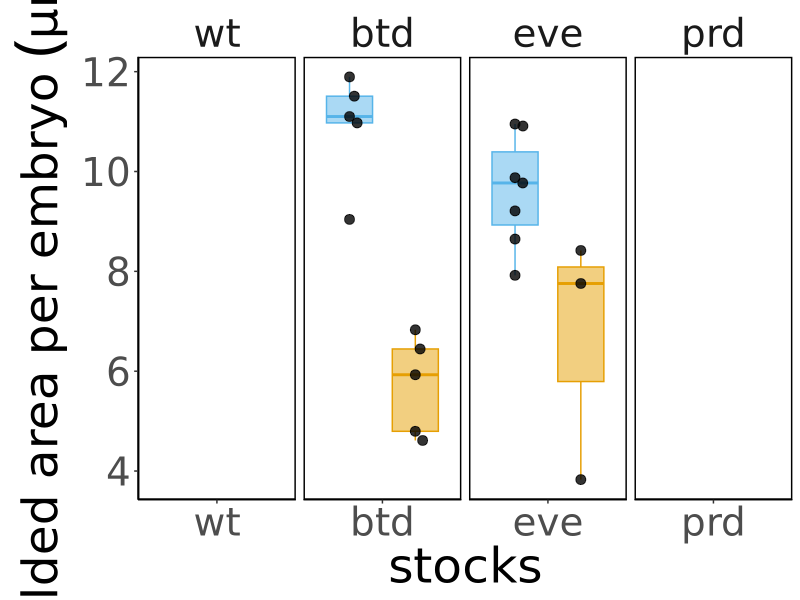
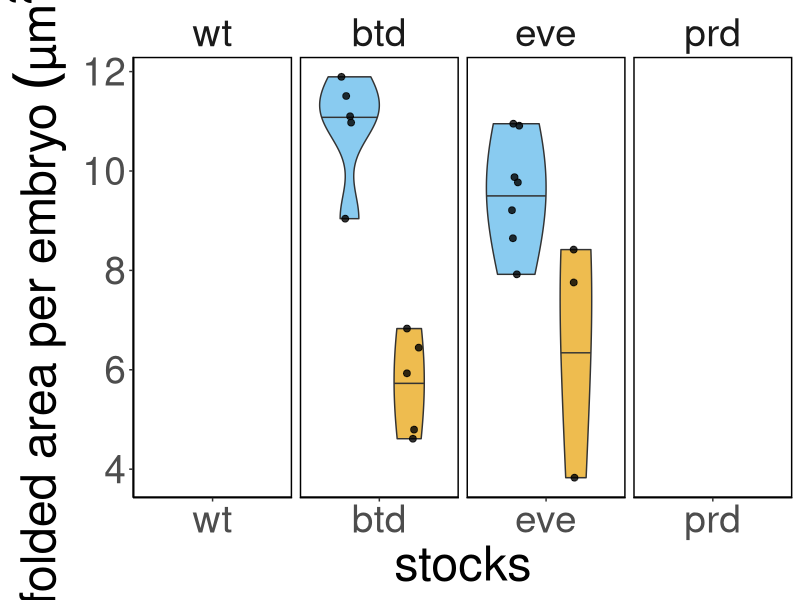
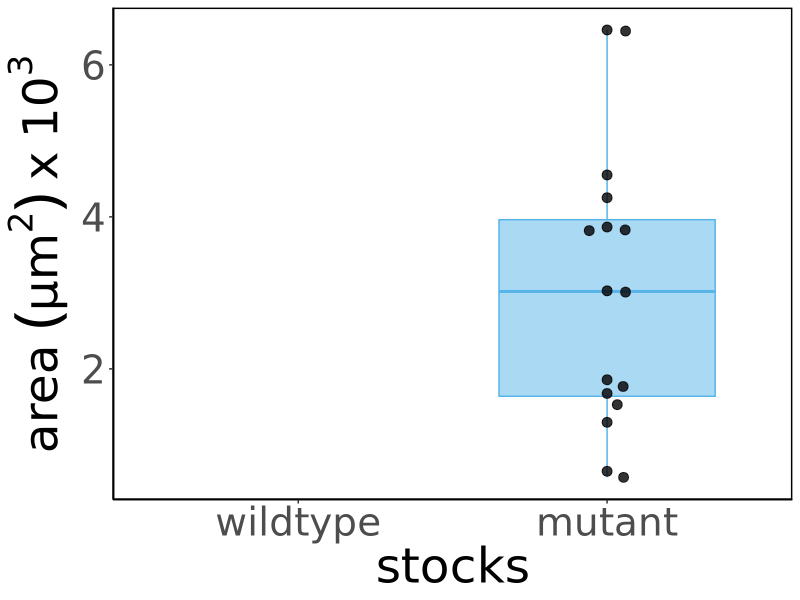
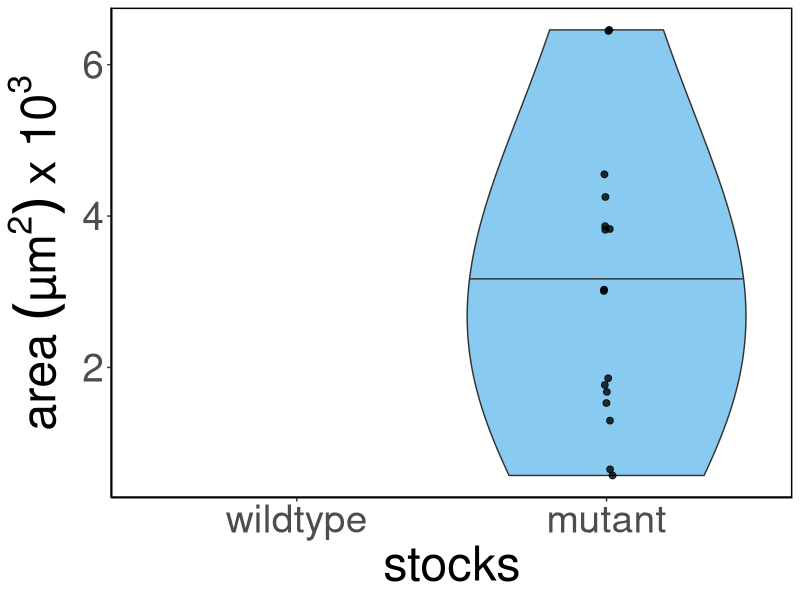
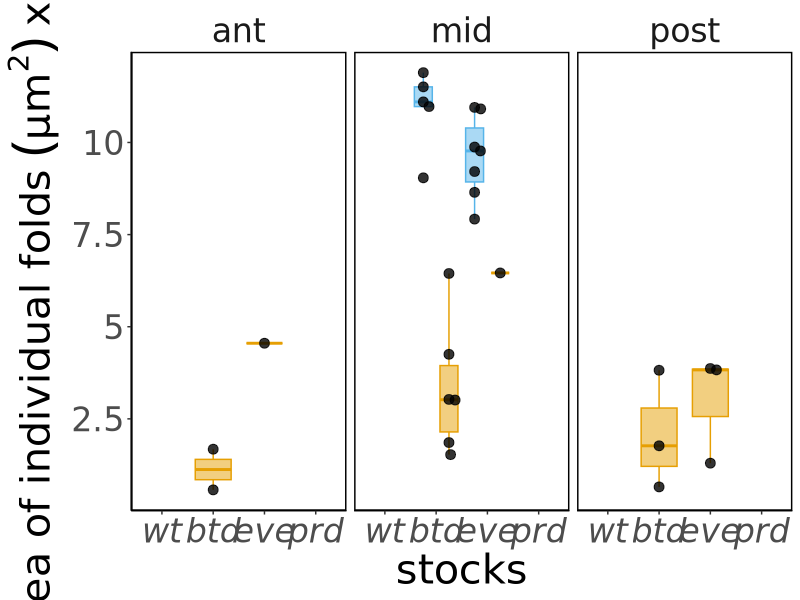
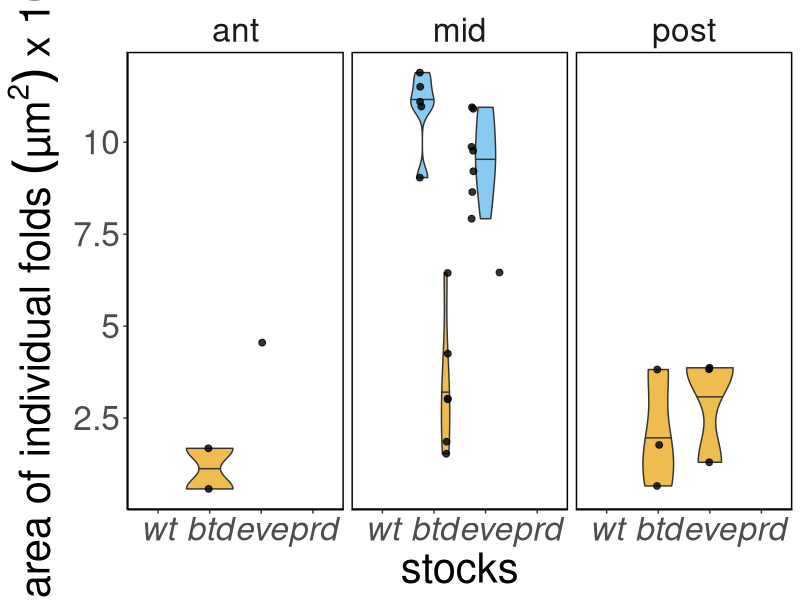
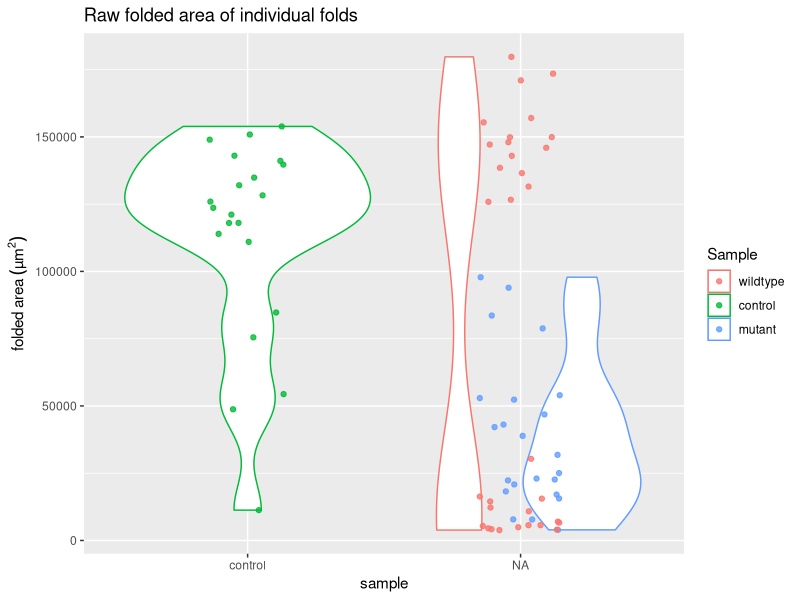
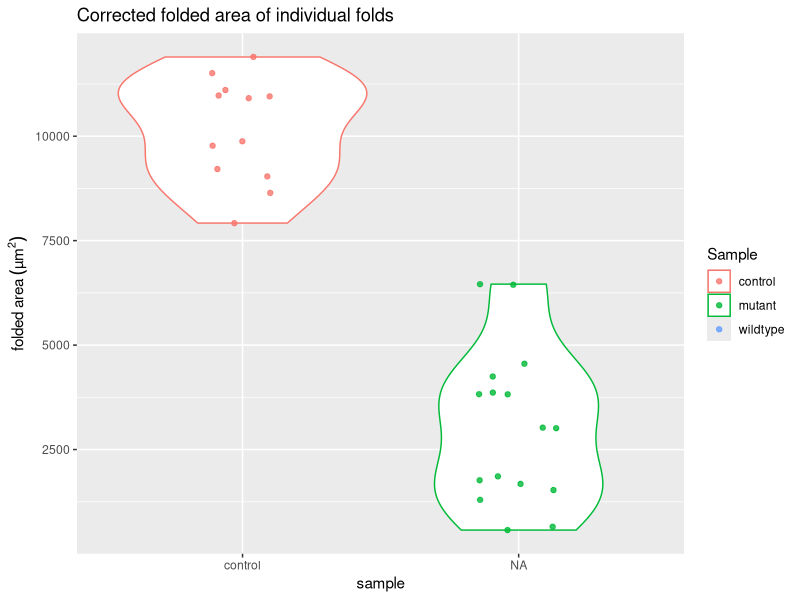

Here is the R script that generated these plots, in order: (Note: this script raises an error after producing the figures.)
## ---- chunk 1
knitr::opts_chunk$set(echo = TRUE, tidy = TRUE, cache = FALSE)
knitr::opts_knit$set(root.dir = "~/Dropbox/Projects/Cephalic_furrow/7-Paper/1-analyses/folded-area")
library(ggplot2)
library(ggbeeswarm)
## ---- chunk 2
# Load raw ROI measurements from ImageJ
results <- read.delim("results.txt")

# Remove slice number from the labels
results$Label <- gsub(":1", "", results$Label)

# Split label at "_s" to get the embryo name. sapply gets all first elements of the split.
results$Embryo <- sapply(strsplit(results$Label, "_s"), "[", 1)

# Remove "_CARE" from embryo name
results$Embryo <- gsub("_CARE", "", results$Embryo)

# Add columns with sample information (needs manual update for new ROIs)
#results$Stock <- substring(results$Label, 1, 3)

# Load sample info and merge with results
samples <- read.delim("samples.csv", sep = ",")
results <- merge(results, samples, by = "Label", all.x = TRUE)

# Load corrected area measurements for cartographic projections
corrected <- read.delim("corrected_results.txt", sep = "")
colnames(corrected) <- c("Label", "AreaCorr")

# Merge corrected area to results
results <- merge(results, corrected, by = "Label", all.x = TRUE)

# Transform data frame to order the stock for plotting
results <- transform(results, Stock=factor(Stock, levels = c("wt", "btd", "eve", "prd")))

# Quick fix to add type of fold
results$Type <- "EF"
results[results$Stock == "wt" & results$Position == "mid",]$Type <- "CF"
results[results$Stock == "btd" & results$Genotype == "heterozygote",]$Type <- "CF"
results[results$Stock == "eve" & results$Genotype == "heterozygote",]$Type <- "CF"
results[results$Stock == "prd" & results$Genotype == "heterozygote",]$Type <- "CF"
results[results$Stock == "prd" & results$Position == "mid",]$Type <- "CF"

# Transform data frame to order the stock for plotting
results <- transform(results, Sample=factor(Sample, levels = c("wildtype", "control", "mutant")))

# Sum total folded area
area <- aggregate(results$Area, list(results$Embryo), sum)
colnames(area) <- c("Embryo", "Area")

# Sum total folded area corrected
areacorr <- aggregate(results$AreaCorr, list(results$Embryo), sum)
colnames(areacorr) <- c("Embryo", "AreaCorr")

# Count number of folds
nfold <- data.frame(table(results$Embryo))
colnames(nfold) <- c("Embryo", "Folds")

# Get sample information
embryos <- unique(results[, c("Embryo", "Stock", "Sample", "Genotype")])

# Merge datasets
total <- merge(area, areacorr, by = "Embryo", all.x = TRUE)
total <- merge(total, nfold, by = "Embryo", all.x = TRUE)
total <- merge(total, embryos, by = "Embryo", all.x = TRUE)

# Transform data frame to order the stock for plotting
total <- transform(total, Stock=factor(Stock, levels = c("wt", "btd", "eve", "prd")))
## ---- chunk 3
# Print btd embryos
sprintf("btd: embryos=%s (het=%s, hom=%s), folds=%s (het=%s, hom=%s)",
        length(embryos[embryos$Stock == "btd",]$Embryo), # total embryos
        length(embryos[embryos$Genotype == "heterozygote" & embryos$Stock == "btd",]$Embryo), # het embryos
        length(embryos[embryos$Genotype == "homozygote" & embryos$Stock == "btd",]$Embryo), # hom embryos
        
        length(results[results$Stock == "btd",]$Label), # total folds
        length(results[results$Genotype == "heterozygote" & results$Stock == "btd",]$Label), # het folds
        length(results[results$Genotype == "homozygote" & results$Stock == "btd",]$Label) # het folds
        )

# Print eve embryos
sprintf("eve: embryos=%s (het=%s, hom=%s), folds=%s (het=%s, hom=%s)",
        length(embryos[embryos$Stock == "eve",]$Embryo), # total embryos
        length(embryos[embryos$Genotype == "heterozygote" & embryos$Stock == "eve",]$Embryo), # het embryos
        length(embryos[embryos$Genotype == "homozygote" & embryos$Stock == "eve",]$Embryo), # hom embryos
        
        length(results[results$Stock == "eve",]$Label), # total folds
        length(results[results$Genotype == "heterozygote" & results$Stock == "eve",]$Label), # het folds
        length(results[results$Genotype == "homozygote" & results$Stock == "eve",]$Label) # het folds
        )

# Print prd embryos
sprintf("prd: embryos=%s (het=%s, hom=%s), folds=%s (het=%s, hom=%s)",
        length(embryos[embryos$Stock == "prd",]$Embryo), # total embryos
        length(embryos[embryos$Genotype == "heterozygote" & embryos$Stock == "prd",]$Embryo), # het embryos
        length(embryos[embryos$Genotype == "homozygote" & embryos$Stock == "prd",]$Embryo), # hom embryos
        
        length(results[results$Stock == "prd",]$Label), # total folds
        length(results[results$Genotype == "heterozygote" & results$Stock == "prd",]$Label), # het folds
        length(results[results$Genotype == "homozygote" & results$Stock == "prd",]$Label) # het folds
        )

# Print wt embryos
sprintf(" wt: embryos=%s, folds=%s, ant=%s, mid=%s, post=%s",
        length(embryos[embryos$Stock == "wt",]$Embryo), # total embryos
        length(results[results$Stock == "wt",]$Label), # total folds
        length(results[results$Stock == "wt" & results$Position == "ant",]$Label), # anterior folds
        length(results[results$Stock == "wt" & results$Position == "mid",]$Label), # middle folds
        length(results[results$Stock == "wt" & results$Position == "post",]$Label) # posterior folds
        )
## ---- chunk 4
ggplot(total, aes(Stock, AreaCorr, fill = Genotype)) +
  geom_boxplot(aes(color = Genotype), show.legend = FALSE, alpha = 0.5, outlier.shape = NA, width = 0.7, position = position_dodge(width = 1.0)) +
  geom_point(alpha = 0.8, size = 3, show.legend = FALSE, position = position_beeswarm(priority = "descending", dodge.width = 1.0, cex = 6)) +
  scale_y_continuous(labels = function(x) x / 1000) +
  labs(x = "stocks", y = expression(paste("total folded area per embryo ", (µm^2)~x~10^3))) +
  facet_grid(cols = vars(Stock), scales = "free_x") +
  scale_fill_manual(values=c("#56b4e9", "#e69f03", "#cc79a7")) +
  scale_color_manual(values=c("#56b4e9", "#e69f03", "#cc79a7")) +
  theme_classic(base_family = "DejaVu Sans") +
  theme(text =  element_text(size = 35),
        strip.background = element_blank(),
        panel.background = element_rect(colour = "black", size=1),
        )
ggsave("4-plots/total-area-per-embryo.png", width = 12, height = 4)
ggsave("4-plots/total-area-per-embryo.svg", width = 12, height = 4)

## ---- chunk 5
library(ggbeeswarm)
ggplot(total, aes(Stock, AreaCorr, fill = Genotype)) +
  geom_violin(draw_quantiles = c("0.5"), show.legend = FALSE, trim = TRUE, alpha = 0.7, scale = "area", adjust = 2) +
  #geom_dotplot(fill = "black", color = "black", binaxis = "y", binwidth = 300, stackdir = "center", position = "dodge") +
  geom_point(alpha = 0.8, size = 2, show.legend = FALSE, position = position_jitterdodge(dodge.width = 1, jitter.width = 0.1)) +
  scale_y_continuous(labels = function(x) x / 1000) +
  labs(x = "stocks", y = expression(paste("total folded area per embryo ", (µm^2)~x~10^3))) +
  facet_grid(cols = vars(Stock), scales = "free_x") +
  scale_fill_manual(values=c("#56b4e9", "#e69f03", "#cc79a7")) +
  #scale_x_discrete(labels = c("wildtype", "heterozygote", "homozygote", "heterozygote", "homozygote")) +
  theme_classic() +
  theme(text =  element_text(size = 35),
        strip.background = element_blank(),
        panel.background = element_rect(colour = "black", size=1),
        #axis.text.x = element_text(face = "italic"),
        #legend.position = c(0.93,0.9),
        #legend.text = element_text(size = 20),
        #legend.title = element_text(size = 20),
        )
#ggsave("4-plots/total-area-per-embryo.png", width = 12, height = 4)
#ggsave("4-plots/total-area-per-embryo.svg", width = 12, height = 4)
## ---- chunk 6
ggplot(results[results$Stock != "prd" & results$Type == "EF",], aes(Sample, AreaCorr, fill = Sample)) +
  geom_boxplot(aes(color = Sample), show.legend = FALSE, alpha = 0.5, outlier.shape = NA, width = 0.7, position = position_dodge(width = 1.0)) +
  geom_point(alpha = 0.8, size = 3, show.legend = FALSE, position = position_beeswarm(priority = "descending", dodge.width = 1.0, cex = 3)) +
  scale_y_continuous(labels = function(x) x / 1000) +
  labs(x = "stocks", y = expression(paste("area ", (µm^2)~x~10^3))) +
  scale_fill_manual(values=c("#56b4e9", "#e69f03", "#cc79a7")) +
  scale_color_manual(values=c("#56b4e9", "#e69f03", "#cc79a7")) +
  theme_classic(base_family = "DejaVu Sans") +
  theme(text =  element_text(size = 35),
        strip.background = element_blank(),
        panel.background = element_rect(colour = "black", size=1)
        )
ggsave("4-plots/individual-area-per-ectopic-fold.png", width = 12, height = 6)
ggsave("4-plots/individual-area-per-ectopic-fold.svg", width = 12, height = 6)

## ---- chunk 7
#ggplot(results[results$Stock != "prd",], aes(Stock, AreaCorr, fill = Type)) +
ggplot(results[results$Stock != "prd" & results$Type == "EF",], aes(Sample, AreaCorr, fill = Sample)) +
  #geom_violin(draw_quantiles = c("0.5"), show.legend = TRUE, trim = TRUE, alpha = 0.7) +
  geom_violin(draw_quantiles = c("0.5"), show.legend = FALSE, trim = TRUE, alpha = 0.7, scale = "area", adjust = 2) +
  geom_point(alpha = 0.8, size = 2, show.legend = FALSE, position = position_jitterdodge(dodge.width = 1, jitter.width = 0.1)) +
  scale_y_continuous(labels = function(x) x / 1000) +
  labs(x = "stocks", y = expression(paste("area ", (µm^2)~x~10^3))) +
  #facet_grid(cols = vars(Type), scales = "free_x") +
  scale_fill_manual(values=c("#56b4e9", "#e69f03", "#cc79a7")) +
  #scale_x_discrete(labels = c("wildtype", "heterozygote", "homozygote", "heterozygote", "homozygote")) +
  theme_classic() +
  theme(text =  element_text(size = 35),
        strip.background = element_blank(),
        panel.background = element_rect(colour = "black", size=1),
        #axis.text.x = element_text(face = "italic"),
        #legend.position = c(0.93,0.9),
        #legend.text = element_text(size = 20),
        #legend.title = element_text(size = 20),
        )
#ggsave("4-plots/individual-area-per-ectopic-fold.png", width = 12, height = 6)
#ggsave("4-plots/individual-area-per-ectopic-fold.svg", width = 12, height = 6)
## ---- chunk 8
ggplot(results, aes(Stock, AreaCorr, fill = Genotype)) +
  geom_boxplot(aes(color = Genotype), show.legend = FALSE, alpha = 0.5, outlier.shape = NA, width = 0.7, position = position_dodge(width = 1.0)) +
  geom_point(alpha = 0.8, size = 3, show.legend = FALSE, position = position_beeswarm(priority = "descending", dodge.width = 1.0, cex = 3)) +
  scale_y_continuous(labels = function(x) x / 1000) +
  labs(x = "stocks", y = expression(paste("area of individual folds ", (µm^2)~x~10^3))) +
  scale_fill_manual(values=c("#56b4e9", "#e69f03", "#cc79a7")) +
  scale_color_manual(values=c("#56b4e9", "#e69f03", "#cc79a7")) +
  facet_grid(cols = vars(Position), scales = "free") +
  theme_classic(base_family = "DejaVu Sans") +
  theme(text = element_text(size = 30),
        strip.background = element_blank(),
        panel.background = element_rect(colour = "black", size=1),
        axis.text.x = element_text(face = "italic"),
        legend.text = element_text(size = 15),
        legend.title = element_text(size = 15),
        )
ggsave("4-plots/area-individual-folds.png", width = 15, height = 8)
ggsave("4-plots/area-individual-folds.svg", width = 15, height = 8)
## ---- chunk 9
ggplot(results, aes(Stock, AreaCorr, fill = Genotype)) +
  geom_violin(draw_quantiles = c("0.5"), show.legend = FALSE, trim = TRUE, alpha = 0.7, scale = "area", adjust = 1) +
  geom_point(alpha = 0.8, size = 2, show.legend = FALSE, position = position_jitterdodge(dodge.width = 1, jitter.width = 0.05)) +
  scale_y_continuous(labels = function(x) x / 1000) +
  labs(x = "stocks", y = expression(paste("area of individual folds ", (µm^2)~x~10^3))) +
  scale_fill_manual(values=c("#56b4e9", "#e69f03", "#cc79a7")) +
  facet_grid(cols = vars(Position), scales = "free") +
  theme_classic() +
  theme(text = element_text(size = 30),
        strip.background = element_blank(),
        panel.background = element_rect(colour = "black", size=1),
        axis.text.x = element_text(face = "italic"),
        #legend.position = c(0.93,0.9),
        legend.text = element_text(size = 15),
        legend.title = element_text(size = 15),
        )
#ggsave("4-plots/area-individual-folds.png", width = 15, height = 8)
#ggsave("4-plots/area-individual-folds.svg", width = 15, height = 8)
## ---- chunk 10
# Plot raw area of individual folds
ggplot(results, aes(factor(Sample, level = c("control", "btd", "eve", "prd")), Area, colour = Sample)) +
  geom_violin() + geom_jitter(alpha = 0.8, width = 0.15) +
  labs(title = "Raw folded area of individual folds", x = "sample", y = expression(paste("folded area ", (µm^2))))
ggsave("4-plots/area_raw_folds.png")

# Plot corrected area of individual folds
ggplot(results, aes(factor(Sample, level = c("control", "btd", "eve", "prd")), AreaCorr, colour = Sample)) +
  geom_violin() + geom_jitter(alpha = 0.8, width = 0.15) +
  labs(title = "Corrected folded area of individual folds", x = "sample", y = expression(paste("folded area ", (µm^2))))
ggsave("4-plots/area_corrected_folds.png")

# Plot corrected area of individual folds
ggplot(results, aes(Genotype, AreaCorr, fill = Genotype)) +
  geom_violin(draw_quantiles = c("0.5"), show.legend = FALSE, alpha = 0.7) +
  geom_jitter(alpha = 0.8, width = 0.1, size = 2, show.legend = FALSE) +
  labs(x = "mutants", y = expression(paste("folded area ", (µm^2)))) +
  facet_grid(~Stock) 
  facet_grid(~Stock, strip.position = "top") 
  scale_color_manual(values=c("#56b4e9", "#e69f03")) +
  scale_fill_manual(values=c("#56b4e9", "#e69f03")) +
  theme_classic() +
  theme(text =  element_text(size = 25),
        strip.background = element_blank(),
        strip.placement = "outside",
        strip.text.x = element_text(face = "italic"),
        panel.background = element_rect(colour = "black", size=1))
ggsave("4-plots/area_corrected_folds_facet.png", width = 14, height = 5)
ggsave("4-plots/area_corrected_folds_facet.svg", width = 14, height = 5)

# Plot raw area of individual folds
ggplot(total, aes(factor(Sample, level = c("control", "btd", "eve", "prd")), Area, colour = Sample)) +
  geom_violin() + geom_jitter(alpha = 0.8, width = 0.15) +
  labs(title = "Raw folded area per embryo", x = "sample", y = expression(paste("folded area ", (µm^2))))
ggsave("4-plots/area_raw_embryos.png")

# Plot corrected area of individual folds
ggplot(total, aes(factor(Sample, level = c("control", "btd", "eve", "prd")), AreaCorr, colour = Sample)) +
  geom_violin() + geom_jitter(alpha = 0.8, width = 0.15) +
  labs(title = "Corrected folded area of individual folds", x = "sample", y = expression(paste("folded area ", (µm^2))))
ggsave("4-plots/area_corrected_embryos.png")

# Plot corrected area of individual folds
ggplot(total, aes(Genotype, AreaCorr, fill = Genotype)) +
  geom_violin(draw_quantiles = c("0.5"), show.legend = FALSE, alpha = 0.7) +
  geom_jitter(alpha = 0.8, width = 0.1, size = 2, show.legend = FALSE) +
  labs(x = "mutants", y = expression(paste("folded area ", (µm^2)))) +
  facet_wrap(~Stock, strip.position = "top") +
  scale_color_manual(values=c("#56b4e9", "#e69f03")) +
  scale_fill_manual(values=c("#56b4e9", "#e69f03")) +
  theme_classic() +
  theme(text =  element_text(size = 25),
        strip.background = element_blank(),
        strip.placement = "outside",
        strip.text.x = element_text(face = "italic"),
        panel.background = element_rect(colour = "black", size=1))
ggsave("4-plots/area_corrected_embryos_facet.png", width = 14, height = 5)
ggsave("4-plots/area_corrected_embryos_facet.svg", width = 14, height = 5)

# Plot correlation between raw area and number of folds
ggplot(total, aes(Folds, Area, colour = Sample)) + geom_point()
ggsave("4-plots/area_raw_by_nfolds.png")
# Plot correlation between corrected area and number of folds
ggplot(results, aes(Perim., AreaCorr, colour = Stock)) + geom_point()
ggsave("4-plots/area_corrected_by_nfolds.png")

## ---- chunk 11
# Subset results
results_btdeve <- results[results$Stock != "prd",]
total_btdeve <- total[total$Stock != "prd",]

# Plot raw area of individual folds
ggplot(results_btdeve, aes(factor(Sample, level = c("control", "btd", "eve")), Area, colour = Sample)) +
  geom_violin() + geom_jitter(alpha = 0.8, width = 0.15) +
  labs(title = "Raw folded area of individual folds", x = "sample", y = expression(paste("folded area ", (µm^2))))
ggsave("4-plots/btdeve_area_raw_folds.png")

# Plot corrected area of individual folds
ggplot(results_btdeve, aes(factor(Sample, level = c("control", "btd", "eve")), AreaCorr, colour = Sample)) +
  geom_violin() + geom_jitter(alpha = 0.8, width = 0.15) +
  labs(title = "Corrected folded area of individual folds", x = "sample", y = expression(paste("folded area ", (µm^2))))
ggsave("4-plots/btdeve_area_corrected_folds.png")

# Plot corrected area of individual folds
ggplot(results_btdeve, aes(Genotype, AreaCorr, fill = Genotype)) +
  geom_violin(draw_quantiles = c("0.5"), show.legend = FALSE, alpha = 0.7) +
  geom_jitter(alpha = 0.8, width = 0.1, size = 2, show.legend = FALSE) +
  labs(x = "mutants", y = expression(paste("folded area ", (µm^2*10^3)))) +
  facet_wrap(~Stock, strip.position = "top") +
  scale_color_manual(values=c("#56b4e9", "#e69f03")) +
  scale_fill_manual(values=c("#56b4e9", "#e69f03")) +
  scale_y_continuous(labels = function(x) x/1000) +
  theme_classic() +
  theme(text =  element_text(size = 30),
        strip.background = element_blank(),
        strip.placement = "outside",
        strip.text.x = element_text(face = "italic"),
        panel.background = element_rect(colour = "black", size=1))
ggsave("4-plots/btdeve_area_corrected_folds_facet.png", width = 12, height = 6)
ggsave("4-plots/btdeve_area_corrected_folds_facet.svg", width = 12, height = 6)

# Plot raw area of folding per embryo
ggplot(total_btdeve, aes(factor(Sample, level = c("control", "btd", "eve")), Area, colour = Sample)) +
  geom_violin() + geom_jitter(alpha = 0.8, width = 0.15) +
  labs(title = "Raw folded area per embryo", x = "sample", y = expression(paste("folded area ", (µm^2))))
ggsave("4-plots/btdeve_area_raw_embryos.png")

# Plot corrected area of folding per embryo
ggplot(total_btdeve, aes(factor(Sample, level = c("control", "btd", "eve")), AreaCorr, colour = Sample)) +
  geom_violin() + geom_jitter(alpha = 0.8, width = 0.15) +
  labs(title = "Corrected folded area of individual folds", x = "sample", y = expression(paste("folded area ", (µm^2))))
ggsave("4-plots/btdeve_area_corrected_embryos.png")

# Plot corrected area of folding per embryo
ggplot(total_btdeve, aes(Genotype, AreaCorr, fill = Genotype)) +
  geom_violin(draw_quantiles = c("0.5"), show.legend = FALSE, alpha = 0.7) +
  geom_jitter(alpha = 0.8, width = 0.1, size = 2, show.legend = FALSE) +
  labs(x = "mutants", y = expression(paste("folded area ", (µm^2*10^3)))) +
  facet_wrap(~Stock, strip.position = "top") +
  scale_color_manual(values=c("#56b4e9", "#e69f03")) +
  scale_fill_manual(values=c("#56b4e9", "#e69f03")) +
  scale_y_continuous(labels = function(x) x/1000) +
  theme_classic() +
  theme(text =  element_text(size = 30),
        strip.background = element_blank(),
        strip.placement = "outside",
        strip.text.x = element_text(face = "italic"),
        panel.background = element_rect(colour = "black", size=1))
ggsave("4-plots/btdeve_area_corrected_embryos_facet.png", width = 12, height = 6)
ggsave("4-plots/btdeve_area_corrected_embryos_facet.svg", width = 12, height = 6)

# Plot correlation between raw area and number of folds
ggplot(total_btdeve, aes(Folds, Area, colour = Sample)) + geom_point()
ggsave("4-plots/btdeve_area_raw_by_nfolds.png")

# Plot correlation between corrected area and number of folds
ggplot(total_btdeve, aes(Folds, AreaCorr, colour = Sample)) + geom_point()
ggsave("4-plots/btdeve_area_corrected_by_nfolds.png")
